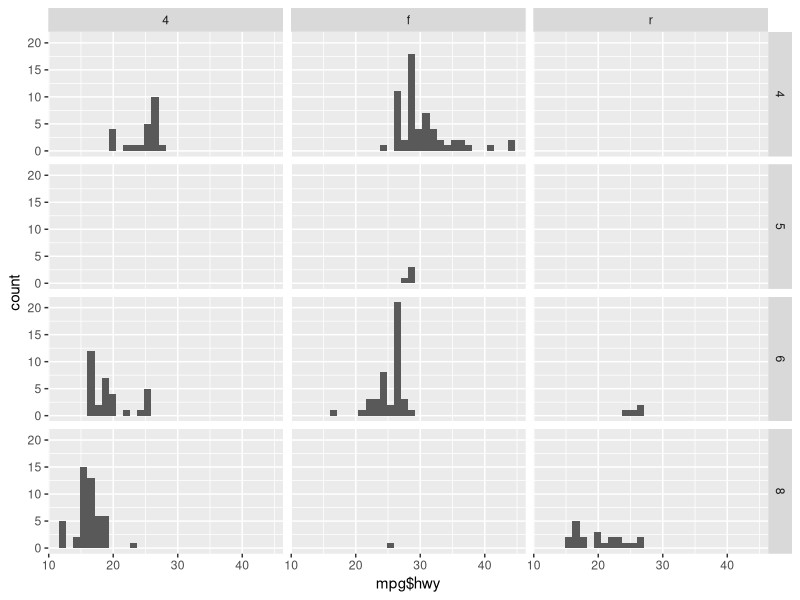
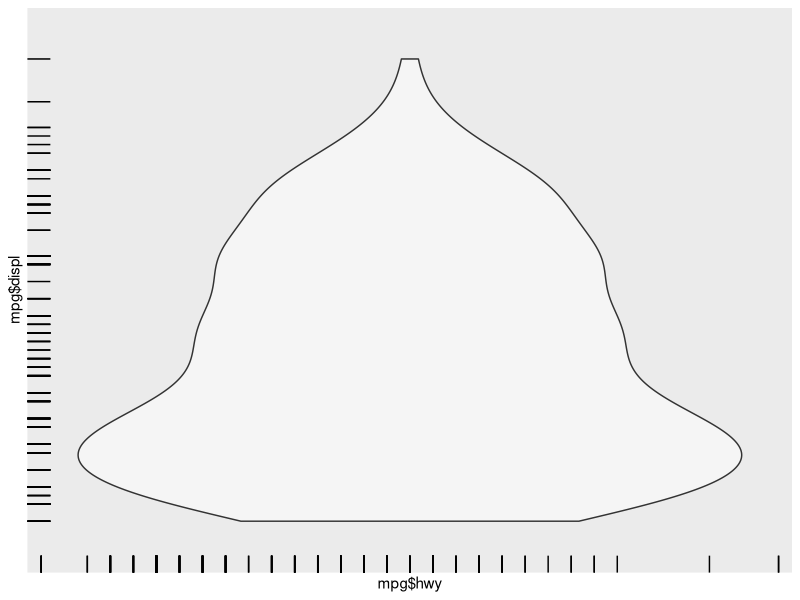
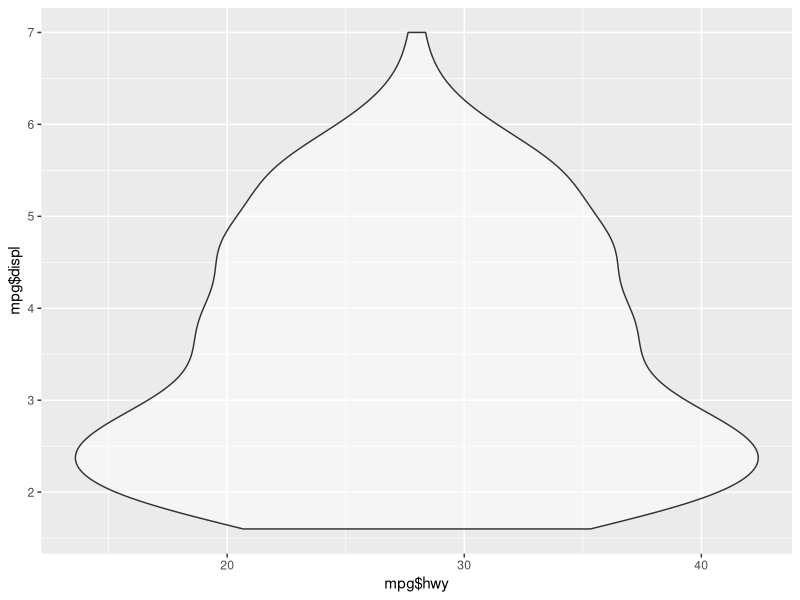
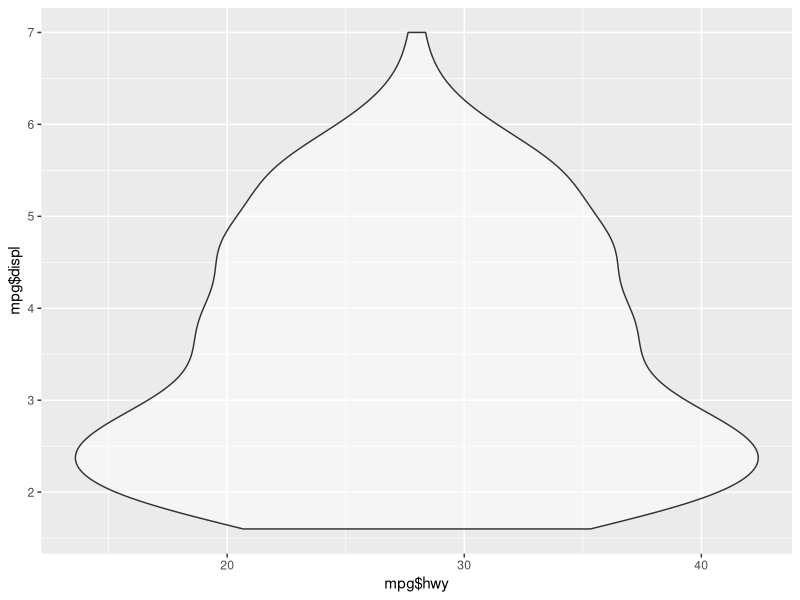

Source code (R) for these figures, in order: (Note: this script raises an error after producing the figures.)
library(ggplot2)
?mpg
View(mpg)

table(mpg$year)

# Shows hwy in histogram, y is amount of entries for each hwy
plot <- ggplot(data = mpg, mapping = aes(x = mpg$hwy)) + 
  geom_histogram() + 
  facet_wrap(~year)
(plot + facet_grid(cyl~drv))

  
  
plot <- ggplot(data = mpg, mapping = aes(x = mpg$hwy))  
plot <- ggplot(mpg, aes(x = mpg$hwy))
plot <- ggplot(mapping = aes(x = mpg$hwy),data = mpg)
plot + geom_violin(mapping = aes(y = mpg$displ),alpha=0.5) +
  geom_rug(mapping = aes(y = mpg$displ)) +
  scale_x_discrete()+scale_y_discrete()

plot <- plot + geom_violin(mapping = aes(y = mpg$displ),alpha=0.5)
plot

ggsave()



View(diamonds)

ggplot(diamonds, aes(x=carat, y=price)) + 
  geom_rug() +
  geom_point(aes(color=cut)) +
  scale_color_manual(values=c("red", "red", "red", "blue", "blue")) + 
  # scale_color_manual(values=c("red", "yellow", "green", "blue", "violet")) +  
  scale_y_continuous(breaks=c(0,2500,5000,7500,10000,12500,15000,17500),
                     labels=c(0,2.5,5,7.5,10,12.5,15,17.5),
                     name="price(thousands of dollars)")

# From diamonds {ggplot2} documentation:
#color --> diamond colour, from D (best) to J (worst)
# clarity --> a measurement of how clear the diamond is (I1 (worst), SI2, SI1, VS2, VS1, VVS2, VVS1, IF (best))

ggplot(diamonds, aes(x=carat, y=price, color=cut)) + 
  geom_hex() +
  scale_color_manual(values=c("red", "yellow", "green", "blue", "violet")) + 
  scale_y_continuous(breaks=c(0,2500,5000,7500,10000,12500,15000,17500),
                     labels=c(0,2.5,5,7.5,10,12.5,15,17.5),
                     name="price(thousands of dollars)")

ggplot(diamonds, aes(x=carat, y=price, color=cut)) + 
  geom_bin2d() +
  scale_color_manual(values=c("red", "yellow", "green", "blue", "violet")) + 
  scale_y_continuous(breaks=c(0,2500,5000,7500,10000,12500,15000,17500),
                     labels=c(0,2.5,5,7.5,10,12.5,15,17.5),
                     name="price(thousands of dollars)")

ggplot(diamonds, aes(x=carat, y=price, color=cut)) + 
  geom_bin2d() +
  facet_wrap(~color) +
  scale_color_manual(values=c("red", "yellow", "green", "blue", "violet")) + 
  scale_y_continuous(breaks=c(0,2500,5000,7500,10000,12500,15000,17500),
                     labels=c(0,2.5,5,7.5,10,12.5,15,17.5),
                     name="price(thousands of dollars)")

ggplot(diamonds, aes(x=carat, y=price, fill=cut)) + 
  geom_bin2d() +
  facet_wrap(~color) +
  scale_color_manual(values=c("red", "red", "yellow", "green", "green")) + 
  scale_y_continuous(breaks=c(0,2500,5000,7500,10000,12500,15000,17500),
                     labels=c(0,2.5,5,7.5,10,12.5,15,17.5),
                     name="price(thousands of dollars)")

ggplot(diamonds, aes(x=carat, y=price, color=cut)) + 
  geom_density2d() +
  facet_grid(clarity~color) +
  scale_color_manual(values=c("red", "yellow", "green", "blue", "violet")) + 
  scale_y_continuous(breaks=c(0,2500,5000,7500,10000,12500,15000,17500),
                     labels=c(0,2.5,5,7.5,10,12.5,15,17.5),
                     name="price(thousands of dollars)")

ggplot(diamonds, aes(x=carat, y=price, color=cut)) + 
  geom_point() +
  facet_grid(clarity~color) +
  scale_color_manual(values=c("red", "yellow", "green", "blue", "violet")) + 
  scale_y_continuous(breaks=c(0,5000,10000,15000,17500),
                     labels=c(0,5,10,15,17.5),
                     name="price(thousands of dollars)")

# geom bar usually aggregates by default
# geom col doesn't. When we use stat=identiy we imitate geom col
# so we have to give the y's ourselves as we stop autoamtic aggregation
ggplot(diamonds, aes(x=carat, y=price)) +
geom_bar(stat="identity")
